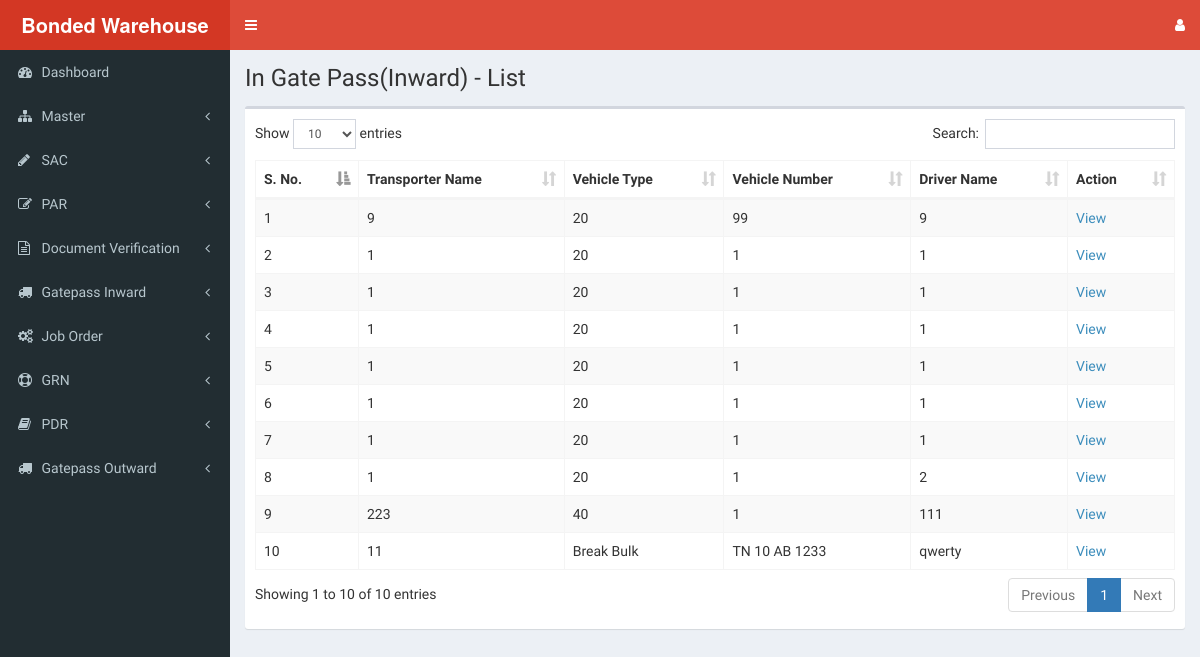
Page /gate-pass/igp-unloading-list-view.php on the committed database.
### tables this page shows
CREATE TABLE `igp_unloading` (
  `igp_un_id` int(11) NOT NULL,
  `sac_par_table` varchar(20) NOT NULL,
  `sac_par_id` int(11) NOT NULL,
  `data_type` varchar(50) NOT NULL,
  `data_value` varchar(100) NOT NULL,
  `vehicle_number` varchar(50) NOT NULL,
  `driver_name` varchar(100) NOT NULL,
  `driving_license` varchar(100) NOT NULL,
  `container_number` varchar(100) NOT NULL,
  `seal_number` varchar(100) NOT NULL,
  `entry_date` varchar(50) NOT NULL,
  `time_in` varchar(50) NOT NULL,
  `container_condition` varchar(30) NOT NULL,
  `vehicle_type` varchar(100) NOT NULL,
  `transporter_name` varchar(200) NOT NULL,
  `status` varchar(50) NOT NULL DEFAULT 'created'
);

### gate-pass/igp-unloading-list-view.php (the view, shortened to what this page needs)
<?php
  include('../header.php');
  include('../sidebar.php');
  include('../dbconfig.php');
?>
<div class="content-wrapper">
  <section class="content-header">
    <h1>
      In Gate Pass(Inward) - List
    </h1>
  </section>
  <section class="content">
    <div class="box">
      <div class="box-body">
        <table id="par_table" class="table table-bordered table-striped">
          <thead>
            <tr>
              <th>S. No.</th>
              <th>Transporter Name</th>
              <th>Vehicle Type</th>
              <th>Vehicle Number</th>
              <th>Driver Name</th>
              <th>Action</th>
            </tr>
          </thead>
          <tbody>
            <?php
              $select_query = "SELECT * FROM igp_unloading";
              $result = mysqli_query($dbc,$select_query);
              $row_counter = 0;
              if(mysqli_num_rows($result) > 0) {
                while($row = mysqli_fetch_array($result)) {
                  echo "<tr>";
                  echo "<td>".++$row_counter."</td>";
                  echo "<td>".$row['transporter_name']."</td>";
                  echo "<td>".$row['vehicle_type']."</td>";
                  echo "<td>".$row['vehicle_number']."</td>";
                  echo "<td>".$row['driver_name']."</td>";
                  echo "<td><a href='igp-unloading-view.php?igp_un_id=".$row['igp_un_id']."'>View</a></td>";
                  echo "</tr>";
                }
              } else {
                $dataTableFlag = false;
                echo "<tr><td colspan=\"6\">No IGPs available.</td></tr>";
              }
            ?>
          </tbody>
        </table>
      </div>
      </div>
    </div>
</div>
<?php
  include('../footer.php');
?>

### rows in the picture
igp_unloading: transporter_name "9", vehicle_type "20", vehicle_number "99", driver_name "9"
igp_unloading: transporter_name "1", vehicle_type "20", vehicle_number "1", driver_name "1"
igp_unloading: transporter_name "1", vehicle_type "20", vehicle_number "1", driver_name "1"
igp_unloading: transporter_name "1", vehicle_type "20", vehicle_number "1", driver_name "1"
igp_unloading: transporter_name "1", vehicle_type "20", vehicle_number "1", driver_name "1"
igp_unloading: transporter_name "1", vehicle_type "20", vehicle_number "1", driver_name "1"
igp_unloading: transporter_name "1", vehicle_type "20", vehicle_number "1", driver_name "1"
igp_unloading: transporter_name "1", vehicle_type "20", vehicle_number "1", driver_name "2"
igp_unloading: transporter_name "223", vehicle_type "40", vehicle_number "1", driver_name "111"
igp_unloading: transporter_name "11", vehicle_type "Break Bulk", vehicle_number "TN 10 AB 1233", driver_name "qwerty"
